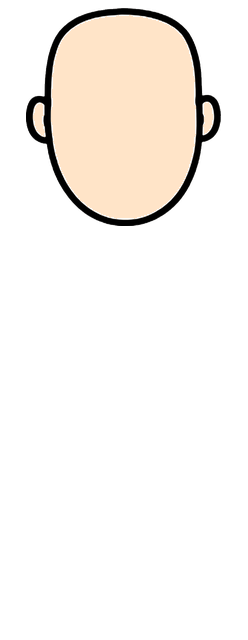
#> input picture frontend/assets/character/body/head_0.png, 248 x 640 px, given in place of ChatGPT Image Aug 1, 2026, 01_26_21 AM.png, which was not available
$ python build-body-2.py ../assets/character/body/head_0.png
#> lines starting #> are read from the running program, lines starting #| are printed output that depends on the picture; after the words box and inside, x2 and y2 are one past the last pixel; in counts of white or black regions, pixels touching at a corner belong together; pictures that were not available may be replaced by others from this repository, and a replacement may not be noted
"""Compose a new body.png from the head + body reference art.

Sources (RGB, white/checkerboard background — no real alpha):
  head : "...01_26_21 AM.png"  two bald heads WITH face features drawn in
  body : "...01_10_19 AM.png"  a headless body on a painted checkerboard

Both are lifted the same way: find the drawing's OUTLINE (the largest ink
component), fill its interior, and keep only ink that falls inside that
silhouette. That sidesteps the checkerboard entirely — no colour-keying, and
the cream fill is painted by us so it matches the palette exactly.

The head's six feature strokes (2 brows, 2 eyes, nose, mouth) are dropped:
the face is a separate rig layer, so the head ships bald.

The two are then stacked with the head's chin overlapping the shoulders, which
is the whole point of the exercise — the old art had a visible neck.

Run from frontend/:  python scripts/build-body-2.py [--preview]
"""
import os
import sys

import numpy as np
from PIL import Image, ImageDraw
from scipy import ndimage

SRC = r"C:\Users\user\Desktop\New folder (2)"
HEAD_SRC = os.path.join(SRC, "ChatGPT Image Aug 1, 2026, 01_26_21 AM.png")
BODY_SRC = os.path.join(SRC, "ChatGPT Image Aug 1, 2026, 01_10_19 AM.png")

FE = os.path.dirname(os.path.dirname(os.path.abspath(__file__)))
OUT = os.path.join(FE, "assets", "character", "body")
QA = os.path.join(FE, "scripts", "qa4")

CREAM = (250, 247, 242)
INK_T = 110          # luminance below this is ink
CANVAS_W, CANVAS_H = 248, 640

# Neck: how much skin shows below the chin before the shoulder line. The
# collar of every top is drawn AT that shoulder line, so this is exactly how
# much neck pokes out of a shirt.
NECK_PX = 1
NECK_TUCK = 14                # shoulders overlap the neck's base by this much
NECK_W_OF_SKULL = 0.42        # neck width as a fraction of the skull

# Skin tones, read off the bodies this replaces so the ladder is unchanged.
SKINS = {
    "body.png": (252, 248, 245),
    "body_0.png": (255, 228, 200),
    "body_1.png": (244, 208, 169),
    "body_2.png": (232, 184, 138),
    "body_3.png": (209, 154, 107),
    "body_4.png": (181, 126, 81),
    "body_5.png": (148, 96, 58),
    "body_6.png": (110, 68, 39),
    "body_7.png": (77, 46, 25),
}


def lift(path, crop=None, drop_features=False):
    """Outline -> filled silhouette -> RGBA sprite (ink + cream, clear outside)."""
#> called with crop = (120, 190, 710, 845), drop_features = True
    g = np.asarray(Image.open(path).convert("L")).astype(int)
#> g: shape (640, 248) int64; 245 distinct labels, from 0 to 255
    if crop:
        x0, y0, x1, y1 = crop
        g = g[y0:y1, x0:x1]
#> g: shape (450, 128) int64; 133 distinct labels, from 0 to 255
    ink = g < INK_T
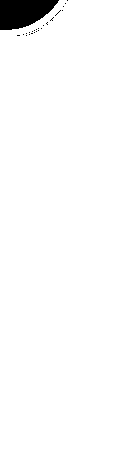
#> ink: shape (450, 128) bool; 97.7% white; 24 black regions (23 under 20 px), largest, box (x1, y1, x2, y2) and area: (0, 0, 59, 30) 1295
    lab, n = ndimage.label(ink)
#> n = 1
    sizes = ndimage.sum(ink, lab, range(1, n + 1))
#> sizes = [56268]
    outline = int(np.argmax(sizes)) + 1
#> outline = 1
    body = ndimage.binary_fill_holes(lab == outline)

    keep = lab == outline
    for i in range(1, n + 1):
        if i == outline:
            continue
        comp = lab == i
        inside = (comp & body).sum() > 0.9 * comp.sum()
        # The head's brows/eyes/nose/mouth are exactly this: ink islands inside
        # the outline. Drop them (the face is its own rig layer). On the body
        # the same test keeps the arm and leg creases.
        if inside and comp.sum() > 40 and not drop_features:
            keep |= comp

    h, w = g.shape
#> h = 450; w = 128
    out = np.zeros((h, w, 4), np.uint8)
    out[body] = (*CREAM, 255)
    # Anti-aliased ink, but ONLY from strokes we kept — deriving it from the
    # raw luminance instead put the dropped face strokes straight back.
    a = np.clip((INK_T + 40 - g) / float(INK_T + 40 - 40), 0, 1)
    a = np.where(ndimage.binary_dilation(keep, np.ones((3, 3))), a, 0)
    for c in range(3):
        out[..., c] = (out[..., c] * (1 - a)).astype(np.uint8)
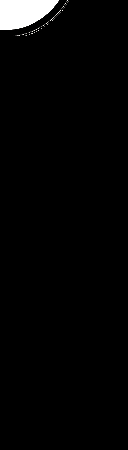
#> out: shape (450, 128, 4); mean of channels 0, 1, 2, 3 0.2, 0.2, 0.2, 249.3; transparent parts drawn white
    out[..., 3] = np.where(body | keep, 255, 0)
    return out


def trim(a):
    ys, xs = np.where(a[..., 3] > 16)
    return a[ys.min():ys.max() + 1, xs.min():xs.max() + 1]


def skull_box(sprite):
    """Head width EXCLUDING the ears, and the full head height.

    The ears show up as extra runs on a row; the skull is the innermost pair,
    so a row with 2 runs is ear-free and its span is real skull width.
    """
    m = sprite[..., 3] > 16
    h, w = m.shape
#> h = 450; w = 128
    widths = []
    for y in range(h):
        r = np.where(m[y])[0]
        if len(r) == 0:
            continue
        runs = np.split(r, np.where(np.diff(r) > 6)[0] + 1)
        if len(runs) <= 2:
            widths.append((y, r.max() - r.min() + 1))
#> after the loop, widths = 450 pairs, first value 0 to 449, second value 69 to 128
    return (max(x[1] for x in widths) if widths else w), h


def main():
    preview = "--preview" in sys.argv

    # --- head: left of the two, features removed -------------------------
    head = trim(lift(HEAD_SRC, crop=(120, 190, 710, 845), drop_features=True))
    hw, hh = skull_box(head)
#> hw = 128; hh = 450
    print(f"head sprite {head.shape[1]}x{head.shape[0]}  skull w={hw} h={hh}")
#| head sprite 128x450  skull w=128 h=450

    # --- body ------------------------------------------------------------
    body = trim(lift(BODY_SRC))
#> call 2 of lift, with drop_features = False
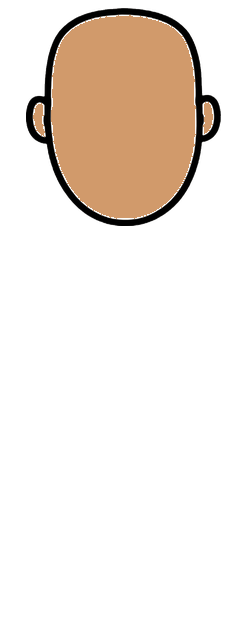
#> input picture frontend/assets/character/body/head_3.png, 248 x 640 px, given in place of ChatGPT Image Aug 1, 2026, 01_10_19 AM.png, which was not available
#> in lift (call 2), `g = np.asarray(Image.open(path).convert("L")).astype(int)`: g: shape (640, 248) int64; 245 distinct labels, from 0 to 255
#> in lift (call 2), `ink = g < INK_T`: ink: shape (640, 248) bool; 83.5% white; 193 black regions (190 under 20 px), largest, box (x1, y1, x2, y2) and area: (51, 15, 197, 220) 25326, (33, 102, 46, 137) 340, (202, 102, 214, 135) 309
#> in lift (call 2), `lab, n = ndimage.label(ink)`:
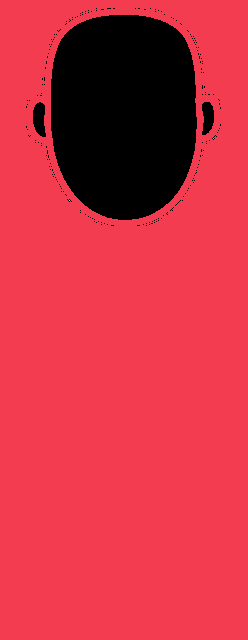
#> lab: shape (640, 248) int32; 4 distinct labels, from 0 to 3; one colour per label, 0 black
#> in lift (call 2), `lab, n = ndimage.label(ink)`: n = 3
#> in lift (call 2), `sizes = ndimage.sum(ink, lab, range(1, n + 1))`: sizes = [132471, 1, 1]
#> in lift (call 2), `body = ndimage.binary_fill_holes(lab == outline)`: body: shape (640, 248) bool; every value is 1
#> the loop in lift (call 2), `for i in range(1, n + 1):` made 3 passes
#> inside on passes 2 to 3: True, True
#> after the loop in lift (call 2), `for c in range(3):`:
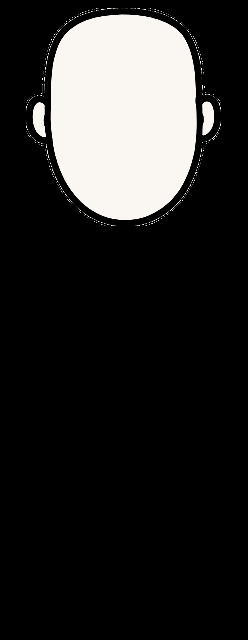
#> out: shape (640, 248, 4); mean of channels 0, 1, 2, 3 41.6, 41.1, 40.3, 255; drawn as R, G, B
    print(f"body sprite {body.shape[1]}x{body.shape[0]}")
#| body sprite 248x640
    bm = body[..., 3] > 16
    shoulder_w = max((np.where(bm[y])[0].max() - np.where(bm[y])[0].min() + 1)
                     for y in range(0, int(bm.shape[0] * 0.25))
                     if bm[y].any())
#> shoulder_w = 248
    print(f"body shoulder width {shoulder_w}px "
          f"({shoulder_w / body.shape[1]:.2f} of its own width)")
#| body shoulder width 248px (1.00 of its own width)
    print(f"head skull / shoulders = {hw / shoulder_w:.3f}")
#| head skull / shoulders = 0.516

    # The two references were drawn on separate canvases, so their relative
    # scale is not given — pick it deliberately. SKULL is the ear-free width
    # measured off the outline profile (see the row scan in the commit notes).
    SKULL_SRC = 457.0

    def compose(head_h_frac, neck=NECK_PX):
        """Stack head over body on a 248x640 canvas, with a neck between them.

        The head must NOT sit straight on the shoulders. A shirt's collar is
        drawn at the shoulder line, so with no gap the collar rides over the
        chin and the character reads as a head glued to a jumper. Leaving
        `neck` pixels of skin below the chin is what lets the neck poke out of
        every top.

        The neck is drawn BEHIND the head and behind the body, so the chin's
        own outline caps it from above and the collar covers its base — no
        seam to blend, and nothing to redraw per skin tone (it is filled with
        the same cream the recolour pass swaps).
        """
#> called with head_h_frac = 0.34, neck = 1
        hs = (head_h_frac * CANVAS_H) / head.shape[0]
#> hs = 0.484
        hw_px, hh_px = round(head.shape[1] * hs), round(head.shape[0] * hs)
#> hw_px = 62; hh_px = 218
        h_im = Image.fromarray(head, "RGBA").resize((hw_px, hh_px), Image.LANCZOS)

        head_top = 8
        chin = head_top + hh_px
#> chin = 226
        body_top = chin + neck - NECK_TUCK
#> body_top = 213
        avail_h = CANVAS_H - 4 - body_top
#> avail_h = 423
        bs = min(avail_h / body.shape[0], CANVAS_W / float(body.shape[1]))
#> bs = 0.661
        bw_px, bh_px = round(body.shape[1] * bs), round(body.shape[0] * bs)
#> bw_px = 164; bh_px = 423
        b_im = Image.fromarray(body, "RGBA").resize((bw_px, bh_px), Image.LANCZOS)

        c = Image.new("RGBA", (CANVAS_W, CANVAS_H), (0, 0, 0, 0))
#> c: PIL image 248x640 RGBA; every value is 0

        skull = SKULL_SRC * hs
#> skull = 221
        nw = round(skull * NECK_W_OF_SKULL)
#> nw = 93
        nx = (CANVAS_W - nw) // 2
        d = ImageDraw.Draw(c)
        d.rectangle([nx, chin - 26, nx + nw, body_top + 14], fill=(*CREAM, 255))
        for x in (nx, nx + nw):                       # side strokes
            d.line([(x, chin - 26), (x, body_top + 14)], fill=(20, 20, 22, 255),
                   width=max(2, round(3 * hs / 0.35)))

        head_layer = Image.new("RGBA", (CANVAS_W, CANVAS_H), (0, 0, 0, 0))
        head_xy = ((CANVAS_W - hw_px) // 2, head_top)

        c.alpha_composite(b_im, ((CANVAS_W - bw_px) // 2, body_top))
        c.alpha_composite(h_im, head_xy)
        # Keep the exact head sprite as a separate foreground plate. The body
        # and shoulders overlap for 14px, so a rectangular crop of body.png
        # cannot recover the whole chin without also repainting the shoulders
        # over the shirt. CharacterRig replays this transparent plate after
        # torso wearables instead.
        head_layer.alpha_composite(h_im, head_xy)
        return c, head_layer, round(skull), hh_px

    if not preview:
        # Option B — chosen from the four rendered candidates.
        canvas, head_layer, skull_w, head_h = compose(0.34)
#> skull_w = 221; head_h = 218
        arr = np.asarray(canvas).copy()
        head_arr = np.asarray(head_layer).copy()
        fill = np.all(np.abs(arr[..., :3].astype(int) - np.array(CREAM)) <= 6, -1)
#> fill: shape (640, 248) bool; 7% white; 6 white regions (1 under 20 px), largest, box (x1, y1, x2, y2) and area: (76, 226, 172, 358) 10576, (155, 200, 169, 213) 182, (80, 200, 93, 213) 169, (64, 282, 71, 302) 87, (176, 282, 182, 301) 77
        fill &= arr[..., 3] > 200
        head_fill = np.all(
            np.abs(head_arr[..., :3].astype(int) - np.array(CREAM)) <= 6, -1
        )
#> head_fill: shape (640, 248) bool; every value is 0
        head_fill &= head_arr[..., 3] > 200
        os.makedirs(OUT, exist_ok=True)
        for name, tone in SKINS.items():
            v = arr.copy()
            hv = head_arr.copy()
            for c in range(3):
                v[..., c] = np.where(fill, tone[c], v[..., c])
                hv[..., c] = np.where(head_fill, tone[c], hv[..., c])
            Image.fromarray(v, "RGBA").save(os.path.join(OUT, name), optimize=True)
            head_name = name.replace("body", "head")
            Image.fromarray(hv, "RGBA").save(
                os.path.join(OUT, head_name), optimize=True
            )
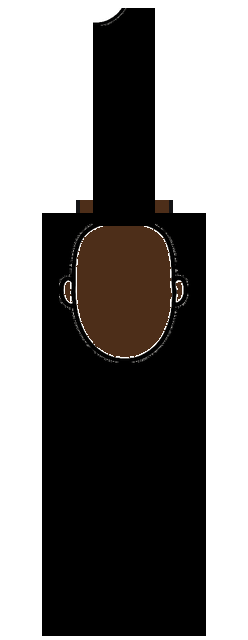
#> v: shape (640, 248, 4); mean R, G, B, A 6.5, 4.4, 2.9, 132.1; transparent parts drawn white
        m = arr[..., 3] > 16
#> m: shape (640, 248) bool; 51.8% white; 1 black region, box (x1, y1, x2, y2) and area: (0, 0, 248, 640) 76473
        ys, xs = np.where(m)
        hm = m[:head_h + 8]
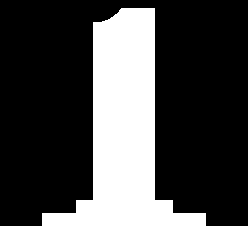
#> hm: shape (226, 248) bool; 26.8% white; 1 white region, box (x1, y1, x2, y2) and area: (42, 8, 206, 226) 15007
        hys, hxs = np.where(hm)
#> hys = 15007 values from 8 to 225; hxs = 15007 values, max 205 at index 13038, min 42 at index 12875, mean 123.9
        print(f"\nwrote {len(SKINS)} body files + {len(SKINS)} head plates")
        print(f"  figure  x {xs.min()}..{xs.max()}  y {ys.min()}..{ys.max()}")
#|   figure  x 42..205  y 8..635
        print(f"  HEAD    skull w={skull_w}  h={head_h}  top={hys.min()}")
#|   HEAD    skull w=221  h=218  top=8
        print(f"  -> CharacterRig HEAD = {{ w: {skull_w}, h: {head_h}, "
              f"top: {hys.min()} }}")
#|   -> CharacterRig HEAD = { w: 221, h: 218, top: 8 }
        return

    if preview:
        Image.fromarray(head, "RGBA").save(os.path.join(QA, "_lift_head.png"))
        Image.fromarray(body, "RGBA").save(os.path.join(QA, "_lift_body.png"))
        # NB: no local `from PIL import ImageDraw` here — a function-scoped
        # import makes ImageDraw local to main() for the WHOLE function, so
        # compose() above would fail on the module-level name.
        opts = [("A  head 30% (today's proportion)", 0.306),
                ("B  head 34%", 0.34),
                ("C  head 38%", 0.38),
                ("D  head 42% (references' own)", 0.42)]
        cur = Image.open(os.path.join(OUT, "body.png")).convert("RGBA")
        sheet = Image.new("RGB", (5 * 300, 760), (240, 240, 243))
        d = ImageDraw.Draw(sheet)
        cur_s = cur.resize((int(CANVAS_W * 1.05), int(CANVAS_H * 1.05)), Image.LANCZOS)
        bg = Image.new("RGBA", cur_s.size, (255, 255, 255, 255))
        sheet.paste(Image.alpha_composite(bg, cur_s), (20, 40))
        d.text((20, 18), "CURRENT", fill=(150, 30, 30))
        for i, (lbl, f) in enumerate(opts):
            im, _, sw, hh = compose(f)
            im_s = im.resize((int(CANVAS_W * 1.05), int(CANVAS_H * 1.05)), Image.LANCZOS)
            bg = Image.new("RGBA", im_s.size, (255, 255, 255, 255))
            sheet.paste(Image.alpha_composite(bg, im_s), (20 + (i + 1) * 300, 40))
            d.text((20 + (i + 1) * 300, 18), lbl, fill=(20, 110, 50))
            d.text((20 + (i + 1) * 300, 720), f"skull {sw}px  head {hh}px",
                   fill=(40, 40, 40))
        sheet.save(os.path.join(QA, "_body_options.png"))
        print("wrote qa4/_body_options.png")
        return


if __name__ == "__main__":
    main()
